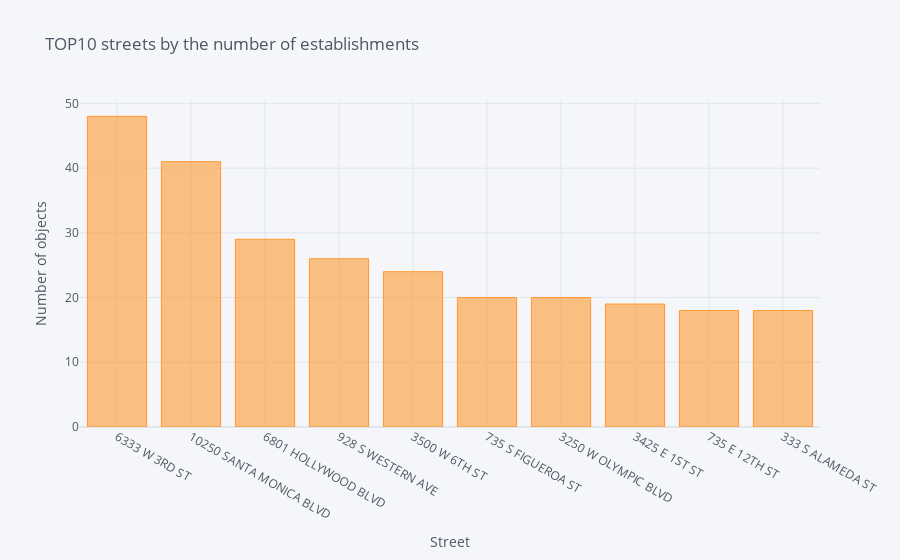

This figure's notebook cell:
### Markdown cell above
Hm... Impressive, 48 objects on one street... Let's put it onto a plot.

### Code cell
street_stats[:10].iplot(kind='bar', color='orange',
                            xTitle='Street',
                        yTitle='Number of objects', title='TOP10 streets by the number of establishments')

### Figure 1 — Plotly figure (JSON) as saved in the notebook; plotly's stock layout.template omitted (floating-point values rounded to 4 significant figures)
{"data": [{"marker": {"color": "rgba(255, 153, 51, 0.6)", "line": {"color": "rgba(255, 153, 51, 1.0)", "width": 1}}, "name": "street_stats", "orientation": "v", "text": "", "type": "bar", "x": ["6333 W 3RD ST", "10250 SANTA MONICA BLVD", "6801 HOLLYWOOD BLVD", "928 S WESTERN AVE", "3500 W 6TH ST", "735 S FIGUEROA ST", "3250 W OLYMPIC BLVD", "3425 E 1ST ST", "735 E 12TH ST", "333 S ALAMEDA ST"], "y": [48, 41, 29, 26, 24, 20, 20, 19, 18, 18]}], "layout": {"legend": {"bgcolor": "#F5F6F9", "font": {"color": "#4D5663"}}, "paper_bgcolor": "#F5F6F9", "plot_bgcolor": "#F5F6F9", "title": {"font": {"color": "#4D5663"}, "text": "TOP10 streets by the number of establishments"}, "xaxis": {"gridcolor": "#E1E5ED", "showgrid": true, "tickfont": {"color": "#4D5663"}, "title": {"font": {"color": "#4D5663"}, "text": "Street"}, "zerolinecolor": "#E1E5ED"}, "yaxis": {"gridcolor": "#E1E5ED", "showgrid": true, "tickfont": {"color": "#4D5663"}, "title": {"font": {"color": "#4D5663"}, "text": "Number of objects"}, "zerolinecolor": "#E1E5ED"}}}
